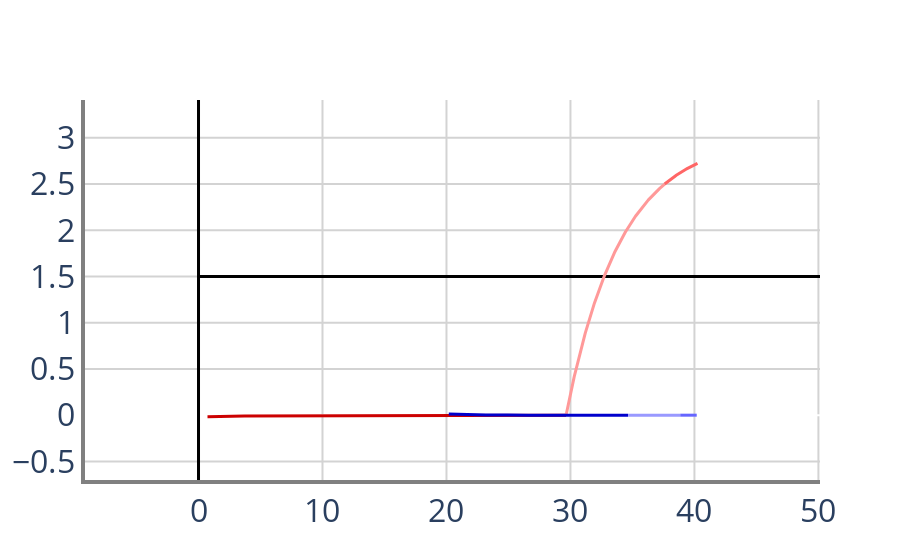

Notebook code cell kept with this figure:
### Code cell
from enum import Enum, auto

class AgentMode(Enum):
    Normal = auto()
    SwitchLeft = auto()
    SwitchRight = auto()

class TrackMode(Enum):
    T0 = auto()
    T1 = auto()
    M01 = auto()
    M10 = auto()

from verse.scenario import Scenario
scenario = Scenario()
scenario.set_map(Map2Lanes())

from tutorial_agent import CarAgent
car1 = CarAgent('car1', file_name="dl_sec5.py")
car1.set_initial([[0,-0.5,0,2],[1,0.5,0,2]], (AgentMode.Normal, TrackMode.T0))
car2 = CarAgent('car2', file_name="dl_sec5.py")
car2.set_initial([[20,-0.5,0,1],[21,0.5,0,1]], (AgentMode.Normal, TrackMode.T0))
scenario.add_agent(car1)
scenario.add_agent(car2)

traces_simu = scenario.simulate(20, 0.01)
# traces_veri = scenario.verify(20, 0.01)

import plotly.graph_objects as go
from verse.plotter.plotter2D import *

fig = go.Figure()
fig = simulation_tree(traces_simu, Map2Lanes(), fig, 1, 2, [1, 2], 'lines', 'trace')
fig.show()

# fig = go.Figure()
# fig = reachtube_tree(traces_veri, Map2Lanes(), fig, 1, 2, [1, 2], 'lines', 'trace')
# fig.show()

### Figure 1 — Plotly figure (JSON) as saved in the notebook; plotly's stock layout.template omitted (floating-point values rounded to 4 significant figures; data arrays with more than 128 entries replaced by an {"elided": "..."} marker saying what was removed)
{"data": [{"line": {"color": "rgba(0,0,0,1)", "width": 3}, "mode": "lines", "name": "lines", "showlegend": false, "type": "scatter", "x": [0, 500, 500, 0, 0], "y": [1.5, 1.5, -1.5, -1.5, 1.5]}, {"line": {"color": "rgba(0,0,0,1)", "width": 3}, "mode": "lines", "name": "lines", "showlegend": false, "type": "scatter", "x": [0, 500, 500, 0, 0], "y": [4.5, 4.5, 1.5, 1.5, 4.5]}, {"legendgroup": "car1", "legendgrouptitle": {"text": "car1"}, "line": {"color": "#CC0000", "width": 3}, "mode": "lines", "name": "0.0-14.46-1", "showlegend": false, "text": {"elided": "1447 str values"}, "type": "scatter", "x": {"elided": "1447 float values"}, "y": {"elided": "1447 float values"}}, {"legendgroup": "car1", "legendgrouptitle": {"text": "car1"}, "line": {"color": "#FF9999", "width": 3}, "mode": "lines", "name": "14.46-18.67-1", "showlegend": false, "text": {"elided": "422 str values"}, "type": "scatter", "x": {"elided": "422 float values"}, "y": {"elided": "422 float values"}}, {"legendgroup": "car1", "legendgrouptitle": {"text": "car1"}, "line": {"color": "#FF6666", "width": 3}, "mode": "lines", "name": "18.67-20.0-1", "showlegend": false, "text": {"elided": "134 str values"}, "type": "scatter", "x": {"elided": "134 float values"}, "y": {"elided": "134 float values"}}, {"legendgroup": "car2", "legendgrouptitle": {"text": "car2"}, "line": {"color": "#0000CC", "width": 3}, "mode": "lines", "name": "0.0-14.46-1", "showlegend": false, "text": {"elided": "1447 str values"}, "type": "scatter", "x": {"elided": "1447 float values"}, "y": {"elided": "1447 float values"}}, {"legendgroup": "car2", "legendgrouptitle": {"text": "car2"}, "line": {"color": "#9999FF", "width": 3}, "mode": "lines", "name": "14.46-18.67-1", "showlegend": false, "text": {"elided": "422 str values"}, "type": "scatter", "x": {"elided": "422 float values"}, "y": {"elided": "422 float values"}}, {"legendgroup": "car2", "legendgrouptitle": {"text": "car2"}, "line": {"color": "#6666FF", "width": 3}, "mode": "lines", "name": "18.67-20.0-1", "showlegend": false, "text": {"elided": "134 str values"}, "type": "scatter", "x": {"elided": "134 float values"}, "y": {"elided": "134 float values"}}], "layout": {"font": {"size": 32}, "legend": {"groupclick": "toggleitem", "itemclick": "toggle", "itemdoubleclick": "toggleothers", "title": {"text": "Agent list"}}, "plot_bgcolor": "rgba(0,0,0,0)", "xaxis": {"gridcolor": "LightGrey", "gridwidth": 2, "linecolor": "Gray", "linewidth": 4, "range": [-9.155, 50.13], "showgrid": true, "showline": true}, "yaxis": {"gridcolor": "LightGrey", "gridwidth": 2, "linecolor": "Gray", "linewidth": 4, "range": [-0.701, 3.409], "showgrid": true, "showline": true}}}
